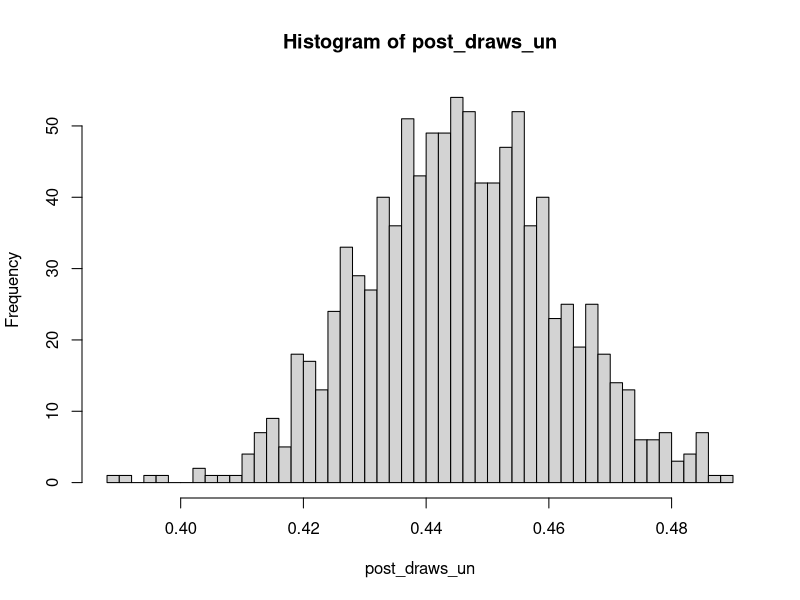
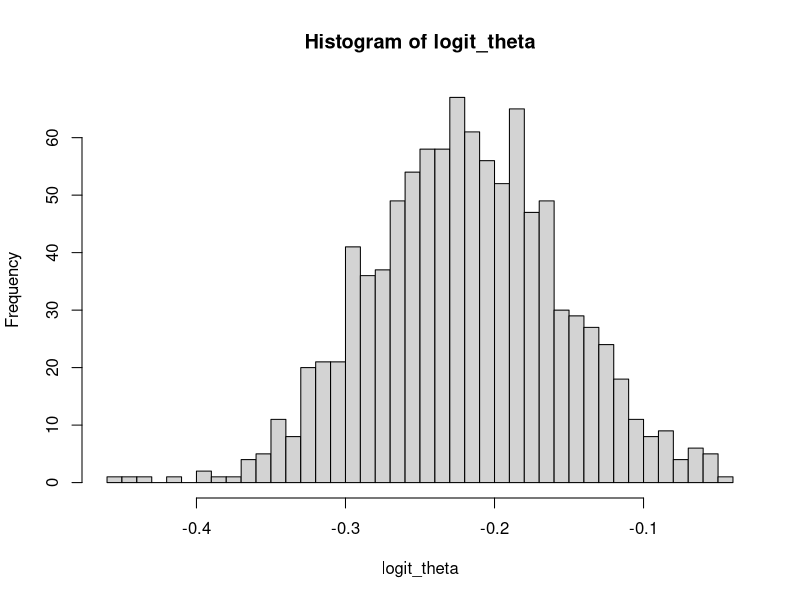
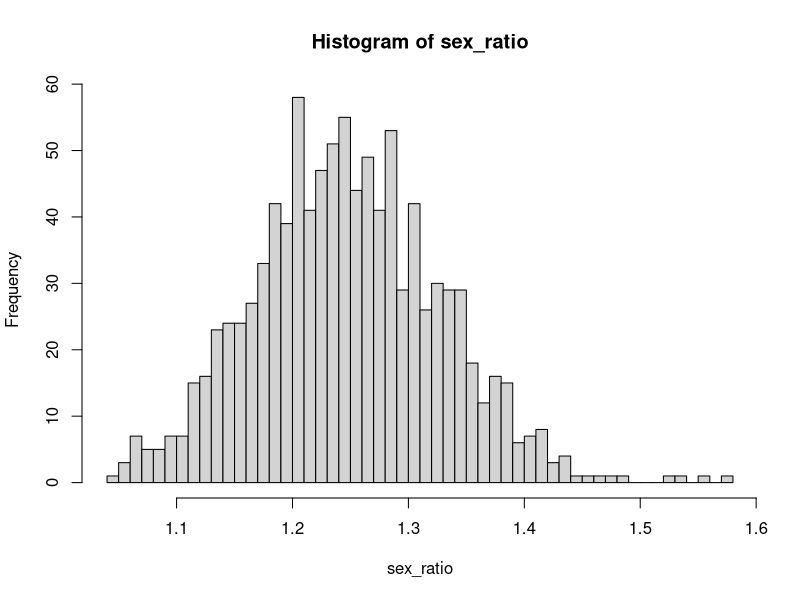
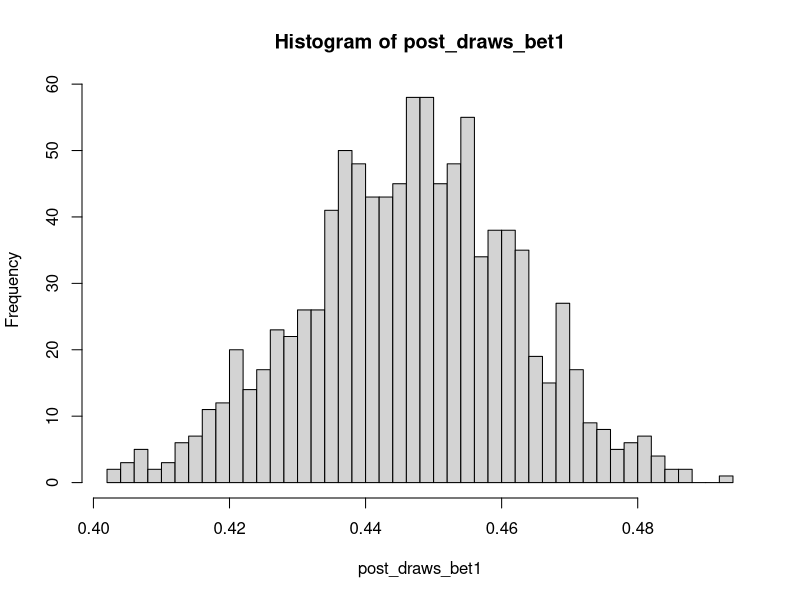
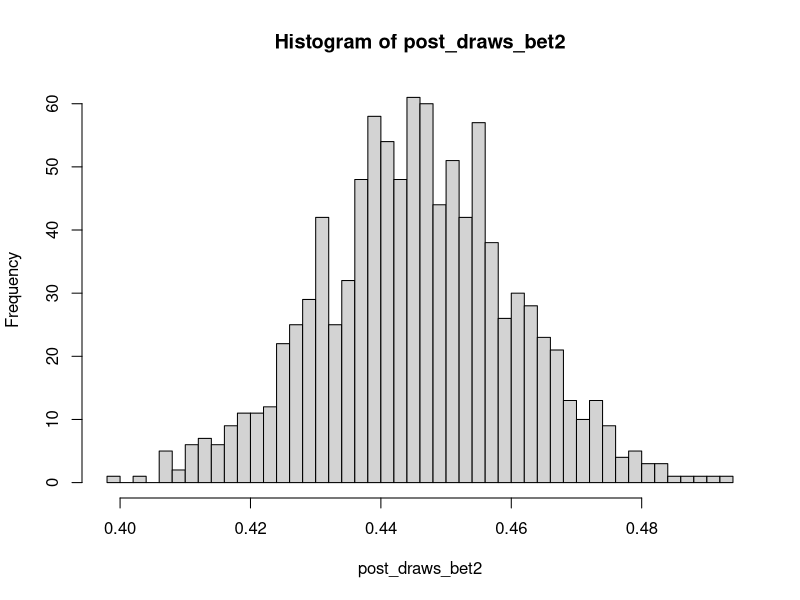
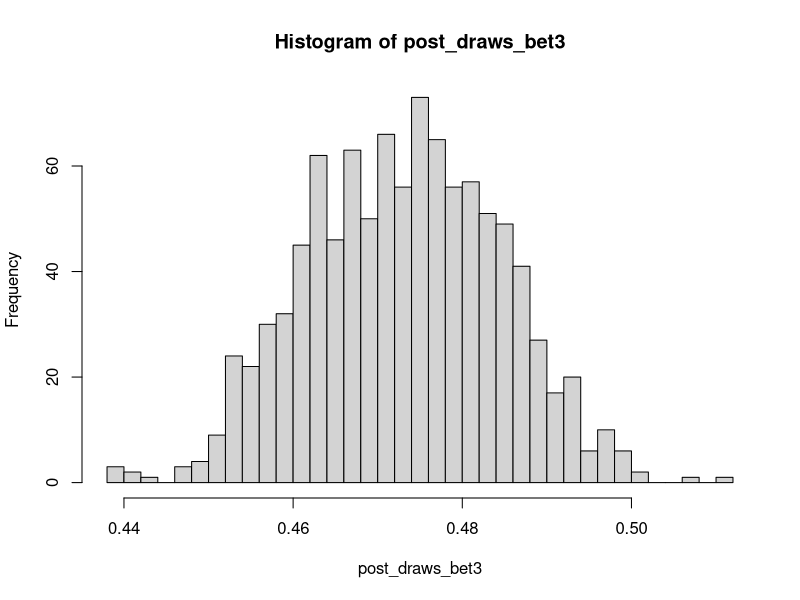
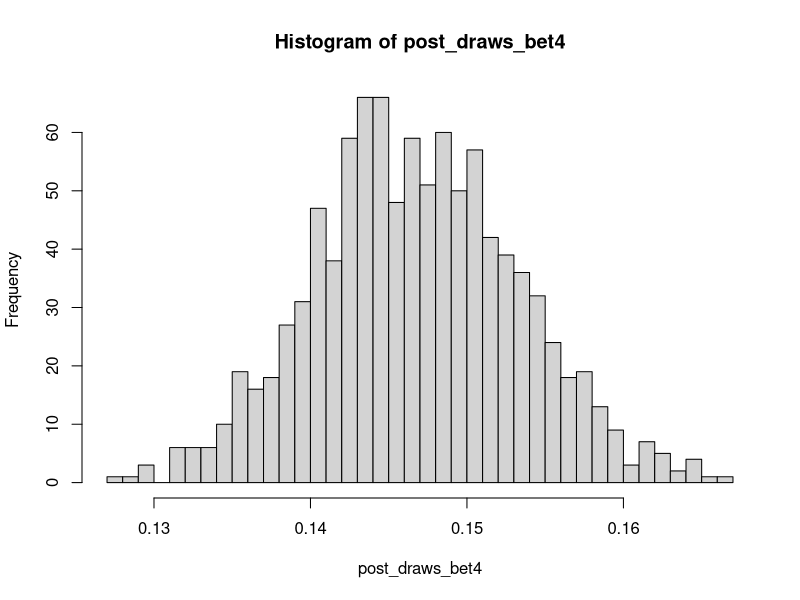
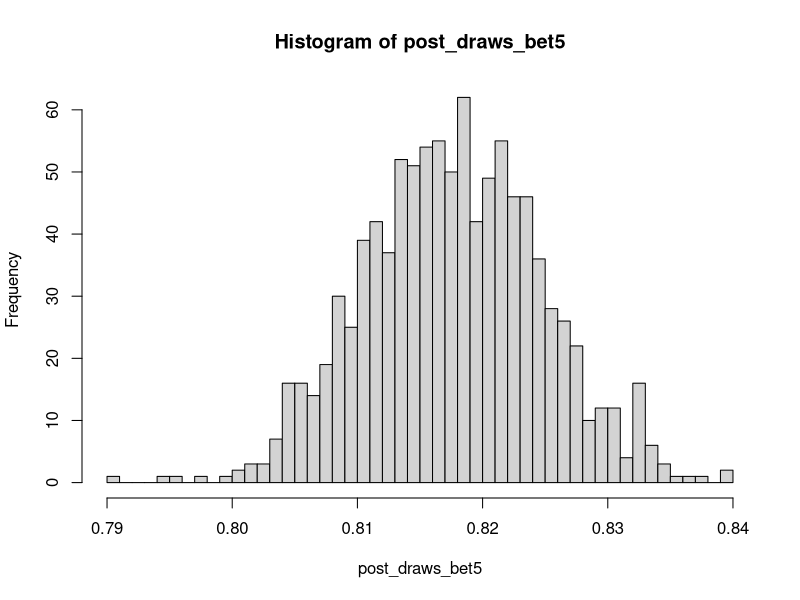

R code for these plots, in order:
rm(list = ls())

# Suppose we are analyzing birth data from a sample of individuals with placenta previa 
# Early German data suggest 437 female births from a total of 980 births. So y=437,n=980,n-y=543

# Model: Binomial likelihood and (Conjugate) Uniform (0,1) Prior -> Beta Posterior 
# Posterior: Beta(y+1,n-y+1) = Beta(438,544)
# Posterior mean = 438/(438+544) = 438/982 (expected value of beta dist)
# Following standard Bayesian practices, we will simulate from this posterior

# Draw 1,000 times independently from the Beta(438,544 posterior)
post_draws_un<-rbeta(n=1000,shape1=438,shape2=544)

# Use histogram of the posterior draws to characterize inference on theta, the true sex ratio parameter
hist(post_draws_un,breaks=50)

# The 95% credible interval is just the 2.5th and 97.5th percentile of this beta distribution
# Notice that the prior mean, 0.5, is not included in the 95th posterior interval 
qbeta(c(0.025,0.975),shape1=438,shape2=544)

# Normal approximation to the 95% credible interval
# This is just the posterior mean plus/minus z score times posterior standard deviation 
norm_approx<-c(0.445-1.96*0.016,0.445+1.96*0.016)
norm_approx

# Examine the median and first two moments of the draws
# Check that they are comparable to the exact mean and standard deviation
# For a Beta(438,544) distribution, E(theta|y)=0.446 and sqrt(var(theta|y))=0.016.
qbeta(0.50,shape1=438,shape2=544)
mean(post_draws_un)
sd(post_draws_un)

# Suppose we want to approximate the ratio with a normal distribution
# A first step in this would be to apply the logit transformation, i.e., log(theta/(1-theta))
# Let's do a Bayesian analysis of the transformed parameter

logit_theta<-log(post_draws_un/(1-post_draws_un))

# Histogram of the transformed draws
hist(logit_theta,breaks=50)

# Median, mean, and std dev of the transformed draws
median(logit_theta)
mean(logit_theta)
sd(logit_theta)

# Suppose we were interested in the sex ratio, i.e., the probability of male to female births
# Sex ratio = (1-theta)/theta

sex_ratio<-(1-post_draws_un)/post_draws_un

# Histogram of the sex ratio
hist(sex_ratio,breaks=50)

# Median, mean, and std dev of the sex ratio
median(sex_ratio)
mean(sex_ratio)
sd(sex_ratio)

# The 95% credible interval for the sex ratio is the 2.5th and 97.5th percentile of the draws
# Note that we're looking at a 95% interval for a FUNCTION of the parameter of interest!
# This is not as easy to do in classical statistics!
quantile(sex_ratio,c(0.025,0.975))

# Sensitivity Analysis: How does inference change when prior beliefs change; Distribution change? Hyperparameter change?
# Suppose we wanted to use the beta prior instead of the uniform prior.
# Posterior: Beta(alpha+y,beta+n-y)
# How would this change our analysis? 
# Under the Uniform[0,1] distribution, we know that E[U]=0.5, Var[U]=1/12. You can check that Beta(1,1) is just U[0,1]
# Thus, nothing would change going from uniform[0, 1] to beta(1,1)

# What if our prior was that the probability of female birth given p.p. was 1/3, or alpha=1, beta=2?
# Posterior: Beta(1+437,2+980-437) = Beta(438,545)
# Rest assured that your inference from Beta(438,545) will be close to that from Beta(438,544)
# Why? Because the data greatly overshadow the effect of the hyperparameters.

# New set of draws
post_draws_bet1<-rbeta(n=1000,shape1=438,shape2=545)

# Histogram, 95% posterior interval, median, mean, and std dev
hist(post_draws_bet1,breaks=50)
qbeta(c(0.025,0.975),shape1=438,shape2=545)
qbeta(0.50,shape1=438,shape2=545)
mean(post_draws_bet1)
sd(post_draws_bet1)

# On the other hand, what if our prior probability of female birth given p.p. was near zero? Say alpha = 0.01 and beta=0.99? 
# --> mean of our beta prior density is (0.01) / (0.01 + 0.99) = 0.01 [very low chance of fem birth]
# Posterior: Beta(0.01+437,0.99+980-437) = Beta(437.01,543.99)
# Rest assured that your inference from Beta(437.01,543.99) will be close to that from Beta(438,544)
# Why? Again, the data speak 'loudly' here.

# New set of draws
post_draws_bet2<-rbeta(n=1000,shape1=437.01,shape2=543.99)

# Histogram, 95% posterior interval, median, mean, and std dev
hist(post_draws_bet2,breaks=50)
qbeta(c(0.025,0.975),shape1=437.01,shape2=543.99)
qbeta(0.50,shape1=437.01,shape2=543.99)
mean(post_draws_bet2)
sd(post_draws_bet2)

# What if we had a bigger "prior" sample size? --> larger shape parameters --> more weight on prior belief.
# With (alpha,beta)=(500,500), it's 'as if' we have information from 1,000 prior births.
# Note that the expected value is (500/1000) = 1/2.
# Posterior: Beta(alpha+y,beta+n-y) = Beta(500+437,500+980-437)=Beta(937,1043)
# Results are slightly less robust. If you round up, the 95% interval 

# New set of draws
post_draws_bet3<-rbeta(n=1000,shape1=937,shape2=1043)

# Histogram, 95% posterior interval, median, mean, and std dev
hist(post_draws_bet3,breaks=50)
qbeta(c(0.025,0.975),shape1=937,shape2=1043)
qbeta(0.50,shape1=937,shape2=1043)
mean(post_draws_bet3)
sd(post_draws_bet3)

# Now what if we had a big "prior" sample size with a prior that female births given pp are virtually non-existent?
# Suppose alpha = 0.01, beta = 2000 --> prior mean is (0.01) / (0.01 + 2000) = [very small number]
# Posterior: Beta(alpha+y,beta+n-y) = Beta(0.01+437,2000+980-437) = Beta(437.01,2543)
# The inference below is now much more influenced by the prior, given that the "prior sample size" is much larger than the actual sample
# The 95% posterior interval doesn't contain y/n = 437/980 = 0.446.
# In real life, though, it would be difficult to justify this prior given the data, expectations of female birth, and knowledge of p.p.

# New set of draws
post_draws_bet4<-rbeta(n=1000,shape1=437.01,shape2=2543)

# Histogram, 95% posterior interval, median, mean, and std dev
hist(post_draws_bet4,breaks=50)
qbeta(c(0.025,0.975),shape1=437.01,shape2=2543)
qbeta(0.50,shape1=437.01,shape2=2543)
mean(post_draws_bet4)
sd(post_draws_bet4)

# Notice that you would get a similar but "opposite" outcome if your prior mean that female births given pp were virtually guaranteed
# Set alpha = 2000, beta = 0.01 --> prior mean is (2000) / (2000 + 0.01) = [close to 1]
# Posterior: Beta(alpha+y,beta+n-y) = Beta(2000+437,0.01+980-437) = Beta(2437,543.01)

# New set of draws
post_draws_bet5<-rbeta(n=1000,shape1=2437,shape2=543.01)

# Histogram, 95% posterior interval, median, mean, and std dev
hist(post_draws_bet5,breaks=50)
qbeta(c(0.025,0.975),shape1=2437,shape2=543.01)
qbeta(0.50,shape1=2437,shape2=543.01)
mean(post_draws_bet5)
sd(post_draws_bet5)